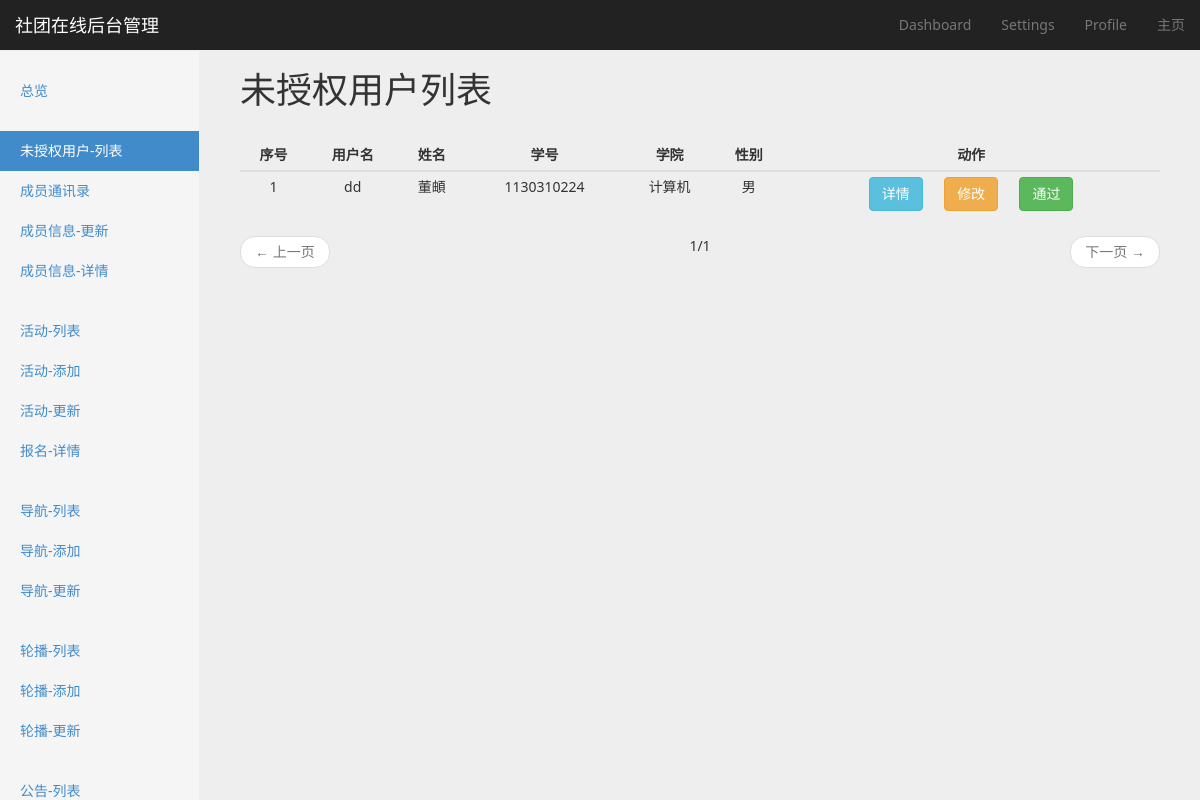
The app's page /authentication/user/list/unauthorized/ with its own data.
### authentication/models.py (models this page shows, shortened)
class MyUser(models.Model):
    name = models.CharField(max_length=32)
    student_id = models.CharField(max_length=16)
    college = models.CharField(max_length=16)
    tel = models.CharField(max_length=11)
    is_public_tel = models.BooleanField(default=False)
    SEX_CHOICE = (
        ('M', u'男'),
        ('F', u'女'),
    )
    sex = models.CharField(max_length=1, choices=SEX_CHOICE)
    level = models.SmallIntegerField()
    birthday = models.DateField()
    qq = models.CharField(max_length=32, blank=True)
    is_public_qq = models.BooleanField(default=False)
    description = models.TextField(blank=True, null=True)
    photo = models.ImageField(upload_to='./user/photo/%Y/%m/%d/')
    is_publisher = models.BooleanField(default=False)
    is_admin = models.BooleanField(default=False)
    user = models.OneToOneField(User)

### authentication/views.py (the view)
class UnauthorizedUserListView(BaseMixin, ListView):
    queryset = MyUser.objects.filter(user__is_active=False).order_by('id')
    template_name = 'authentication/unauthorized_user_list.html'
    paginate_by = 20
    context_object_name = 'user_list'
    def get_context_data(self, *args, **kwargs):
        context = super(UnauthorizedUserListView, self).get_context_data(*args, **kwargs)
        context['active_page'] = 'myuser-unauthorized-list'
        return context

### utils/common_mixin.py (called while the page is built)
    def get_context_data(self, *args, **kwargs):
        context = super(BaseMixin, self).get_context_data(**kwargs)
        context['COMMUNITY_NAME'] = COMMUNITY_NAME
        context['COMMUNITY_DESCRIPTION'] = COMMUNITY_DESCRIPTION
        context['PAGE_NUMBER'] = PAGE_NUMBER
        return context

### templates/authentication/unauthorized_user_list.html (shortened to what this page needs)
{% extends 'website/backend/settings/settings_base.html' %}
{% block option-title %}
    未授权用户列表
{% endblock %}
{% block content %}
    <div class="col-md-12">
        <table class="table table-hover table-responsive table-condensed dashboard-table">
            <thead>
                <tr>
                    <th>序号</th>
                    <th>用户名</th>
                    <th>姓名</th>
                    <th>学号</th>
                    <th>学院</th>
                    <th>性别</th>
                    <th>动作</th>
                </tr>
            </thead>
            <tbody>
                {% for item in user_list %}
                    <tr>
                        <td>{{ forloop.counter }}</td>
                        <td>{{ item.user.username }}</td>
                        <td>{{ item.name }}</td>
                        <td>{{ item.student_id }}</td>
                        <td>{{ item.college }}</td>
                        <td>
                            {% if item.sex == 'M' %}
                                男
                            {% else %}
                                女
                            {% endif %}
                        </td>
                        <td>
                            <a href="{% url 'myuser-detail' item.pk %}" class="btn btn-info" role="button">详情</a>
                            <a href="{% url 'myuser-update' item.pk %}" class="btn btn-warning" role="button">修改</a>
                            <button class="btn btn-success" role="button" data-id="{{ item.id }}">通过</button>
                        </td>
                    </tr>
                {% endfor %}
            </tbody>
        </table>
        {% include 'utils/pagination.html' %}
    </div>
{% endblock %}

### website/static/css/main.css (style rules this page uses)
body { background-color: #eeeeee; font-family: "Segoe UI", "Microsoft YaHei UI", sans-serif, "Segoe MDL2 Assets", "Symbols"; }

### website/static/css/dashboard.css (style rules this page uses)
body { padding-top: 50px; }
.dashboard-table th { text-align: center; }

### records on screen
MyUser: user.username "dd", name "董頔", student_id "1130310224", college "计算机", sex "男"

### other values on screen
{{ COMMUNITY_NAME }} "社团在线"
{{ page_obj.number }} "1"
{{ page_obj.paginator.num_pages }} "1"
